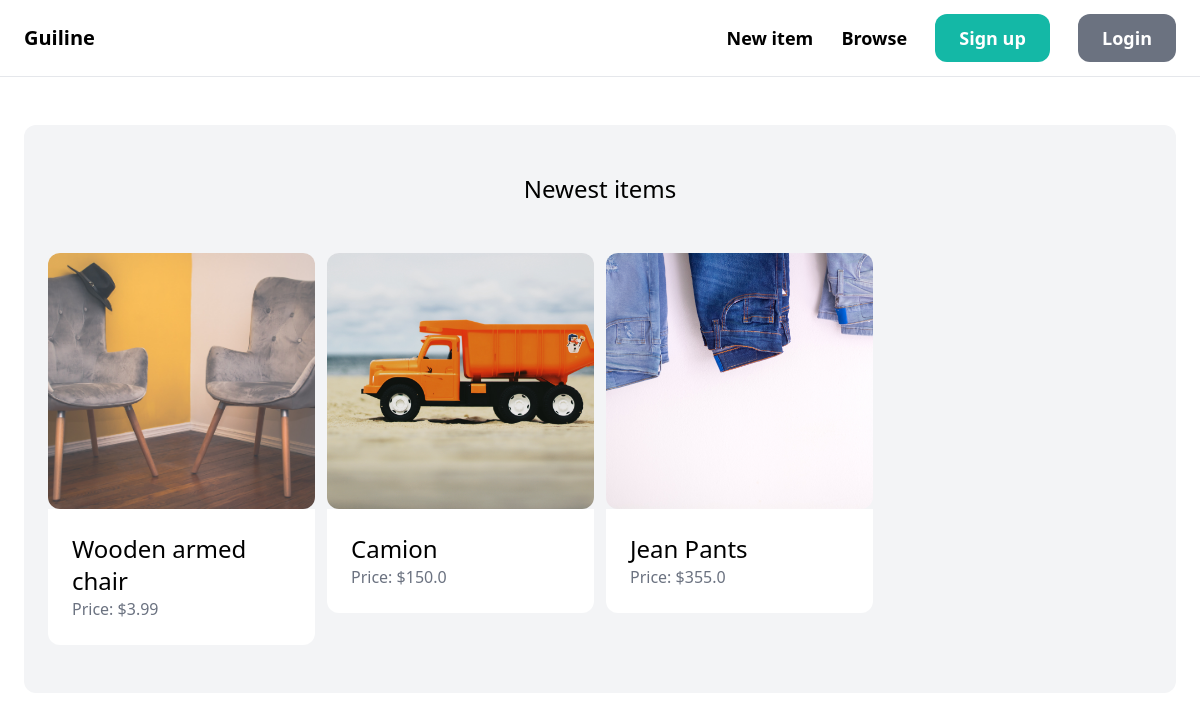
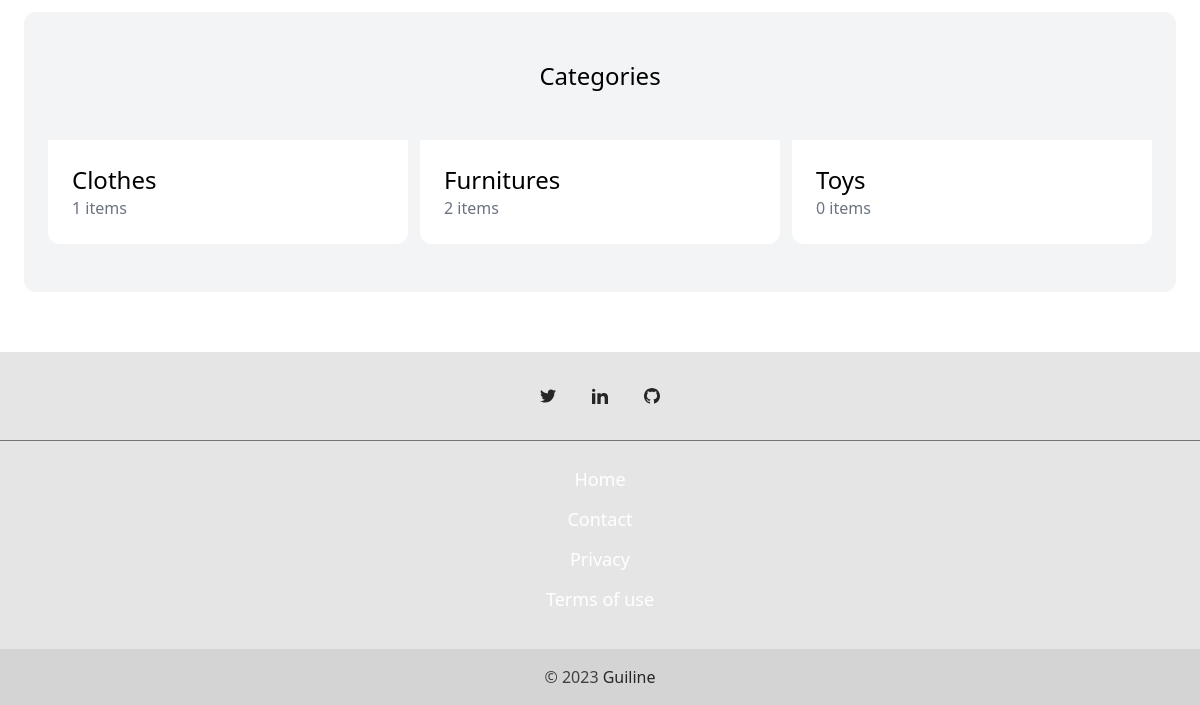
Before: / with the older database file (2 pictures, top to bottom).
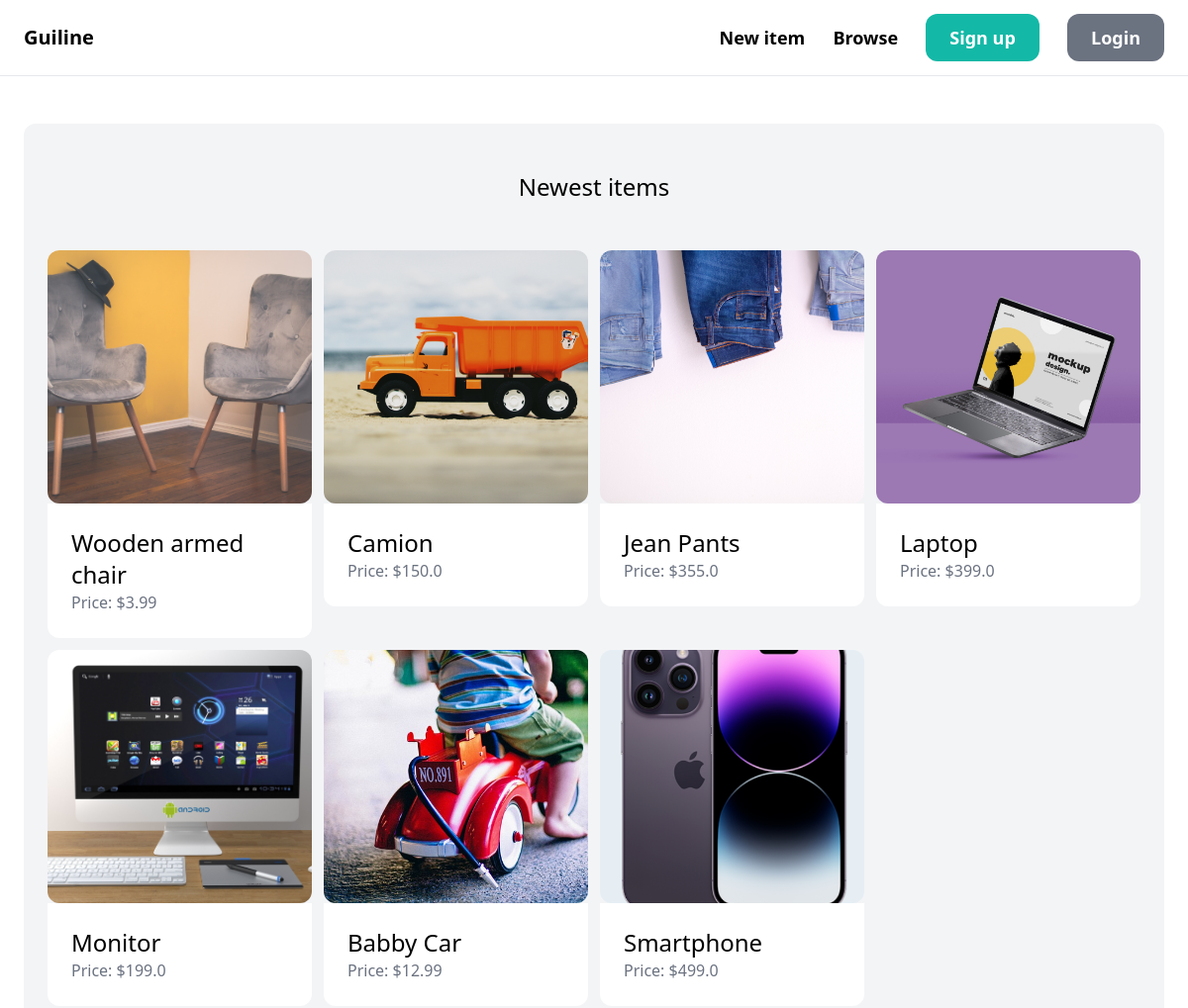
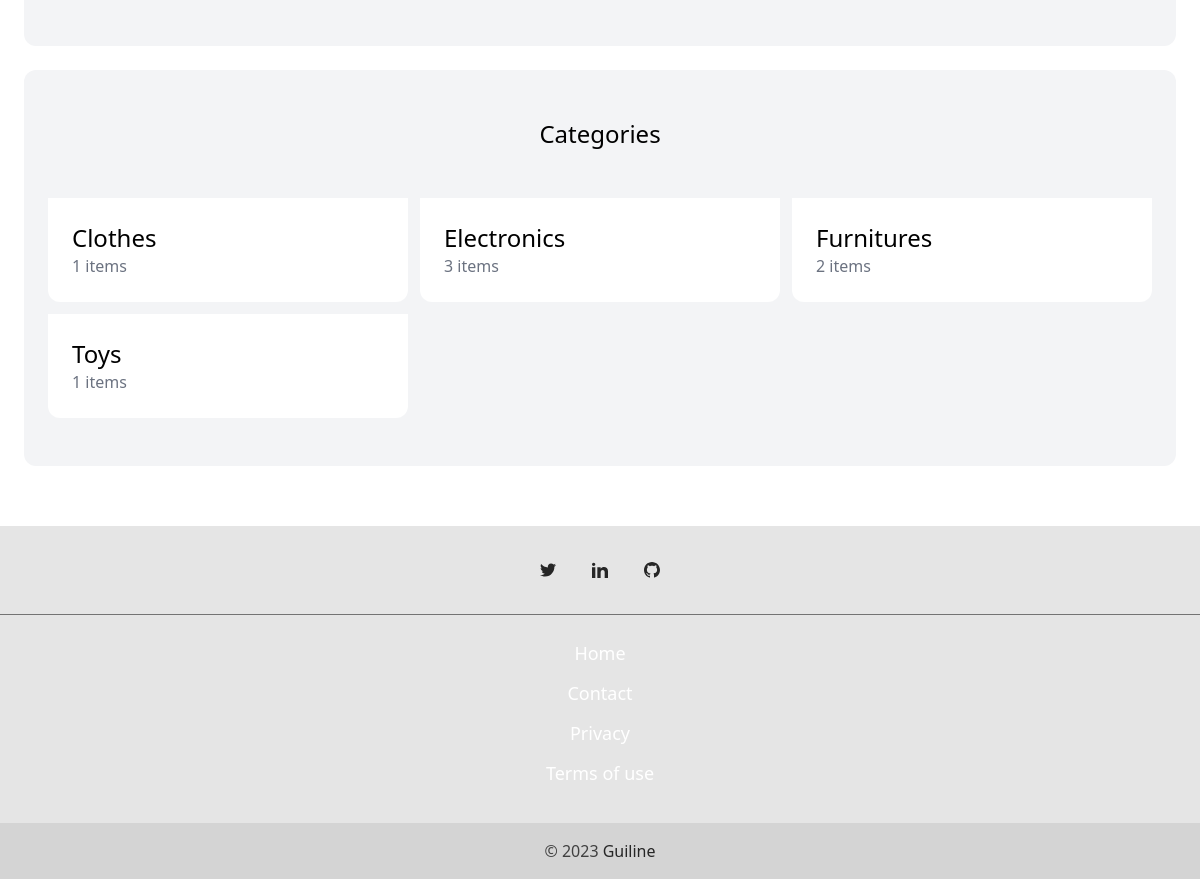
After: the same page with the newer database file (2 pictures, top to bottom).
### item/models.py (models this page shows, shortened)
class Item(models.Model):
    category = models.ForeignKey(Category, related_name="items", on_delete=models.CASCADE)
    name = models.CharField(max_length=255)
    description = models.TextField(blank=True, null=True)
    price = models.FloatField()
    image = models.ImageField(upload_to="item_images", blank=True, null=True)
    is_sold = models.BooleanField(default=False)
    created_by = models.ForeignKey(User, related_name="items", on_delete=models.CASCADE)
    created_at = models.DateField(auto_now_add=True)

class Category(models.Model):
    name = models.CharField(max_length=255)
    class Meta:
        ordering = ['name']
        verbose_name = 'Category'
        verbose_name_plural = 'categories'

### core/views.py (the view)
# urls.py: path("", views.index, name="index"),
def index(request):
    items = Item.objects.filter(is_sold=False)[0:9]
    categories = Category.objects.all()
    context = {
        "categories" : categories,
        "items" : items,
    }
    return render(request, 'core/index.html', context)

### core/templates/core/index.html (shortened to what this page needs)
{% extends "./base.html" %}
{% block content %}
    <div class="mt-6 px-6 py-12 bg-gray-100 rounded-xl">
        <h2 class="mb-12 text-2xl text-center">Newest items</h2>
        <div class="grid grid-cols-4 gap-3">
            {% for item in items %}
                <div>
                    <a href="{% url 'item:detail' item.id %}">
                        <div>
                            <img src="{{ item.image.url }}" alt="{{ item.name }}" class="rounded-xl h-64 w-full object-cover">
                        </div>
                        <div class="p-6 bg-white rounded-b-xl">
                            <div class="text-2xl">{{ item.name }}</div>
                            <p class="text-gray-500">Price: ${{ item.price }}</p>
                        </div>
                    </a>
                </div>
            {% endfor %}
        </div>
    </div>
    <div class="mt-6 px-6 py-12 bg-gray-100 rounded-xl">
        <h2 class="mb-12 text-2xl text-center">Categories</h2>
        <div class="grid grid-cols-3 gap-3">
            {% for category in categories %}
                <div>
                    <a href="">
                        <div class="p-6 bg-white rounded-b-xl">
                            <div class="text-2xl">{{ category.name }}</div>
                            <p class="text-gray-500">{{ category.items.count }} items</p>
                        </div>
                    </a>
                </div>
            {% endfor %}
        </div>
    </div>
{% endblock  %}

### core/templates/core/base.html (shortened to what this page needs)
<!DOCTYPE html>
<html lang="en">
<head>
    <script src="https://cdn.tailwindcss.com"></script>
</head>
<body>
    <nav class="py-6 px-6 flex justify-between items-center border-b border-gray-200">
        <a href="/" class="text-xl font-semibold">Guiline</a>
        <div class="space-x-6">
            <a href="{% url 'item:new_item' %}" class="text-lg font-semibold hover:text-gray-500">New item</a>
            <a href="{% url 'item:browseItems' %}" class="text-lg font-semibold hover:text-gray-500">Browse</a>
            {% if request.user.is_authenticated %}
                <a href="{% url 'conversation:inbox' %}" class="px-6 py-3 text-lg font-semibold bg-teal-500 text-white rounded-xl hover:bg-teal-700">Inbox</a>
                <a href="{% url 'dashboard:index' %}" class="px-6 py-3 text-lg font-semibold bg-gray-500 text-white rounded-xl hover:bg-gray-700">Dashboard</a>
            {% else %}
                <a href="{% url 'core:signup' %}" class="px-6 py-3 text-lg font-semibold bg-teal-500 text-white rounded-xl hover:bg-teal-700">Sign up</a>
                <a href="{% url 'core:login' %}" class="px-6 py-3 text-lg font-semibold bg-gray-500 text-white rounded-xl hover:bg-gray-700">Login</a>
            {% endif %}
        </div>
    </nav>
    <div class="px-6 py-6">
        {% block content %}
        {% endblock  %}
    </div>
    <footer class="mt-9 bg-neutral-200 text-center text-white dark:bg-neutral-600">
        <div class="pt-9 mb-9 flex justify-center items-center">
            <a href="#!" class="mr-9 text-neutral-800 dark:text-neutral-200">
            </a>
            <a href="#!" class="mr-9 text-neutral-800 dark:text-neutral-200">
            </a>
            <a href="#!" class="text-neutral-800 dark:text-neutral-200">
            </a>
        </div>
        <div class=" flex justify-center items-center border-t border-neutral-500" >
            <ul class="py-6">
                <li class="pb-3"><a href="#" class="text-lg hover:text-teal-700">Home</a></li>
                <li class="pb-3"><a href="{% url 'core:contact' %}" class="text-lg hover:text-teal-700">Contact</a></li>
                <li class="pb-3"><a href="#" class="text-lg hover:text-teal-700">Privacy</a></li>
                <li class="pb-3"><a href="#" class="text-lg hover:text-teal-700">Terms of use</a></li>
            </ul>
        </div>
        <div class="bg-neutral-300 p-4 text-center text-neutral-700 dark:bg-neutral-700 dark:text-neutral-200">
            © 2023 <a class="text-neutral-800 dark:text-neutral-400" href="#">Guiline</a>
        </div>
    </footer>
</body>
</html>

Changed rows visible on the page:
added Item: image (picture), name "Laptop", price "399.0"
added Item: image (picture), name "Monitor", price "199.0"
added Item: image (picture), name "Babby Car", price "12.99"
added Item: image (picture), name "Smartphone", price "499.0"
added Category: name "Electronics", items.count "3"
computed for Category "Toys": items.count "0" → "1"
